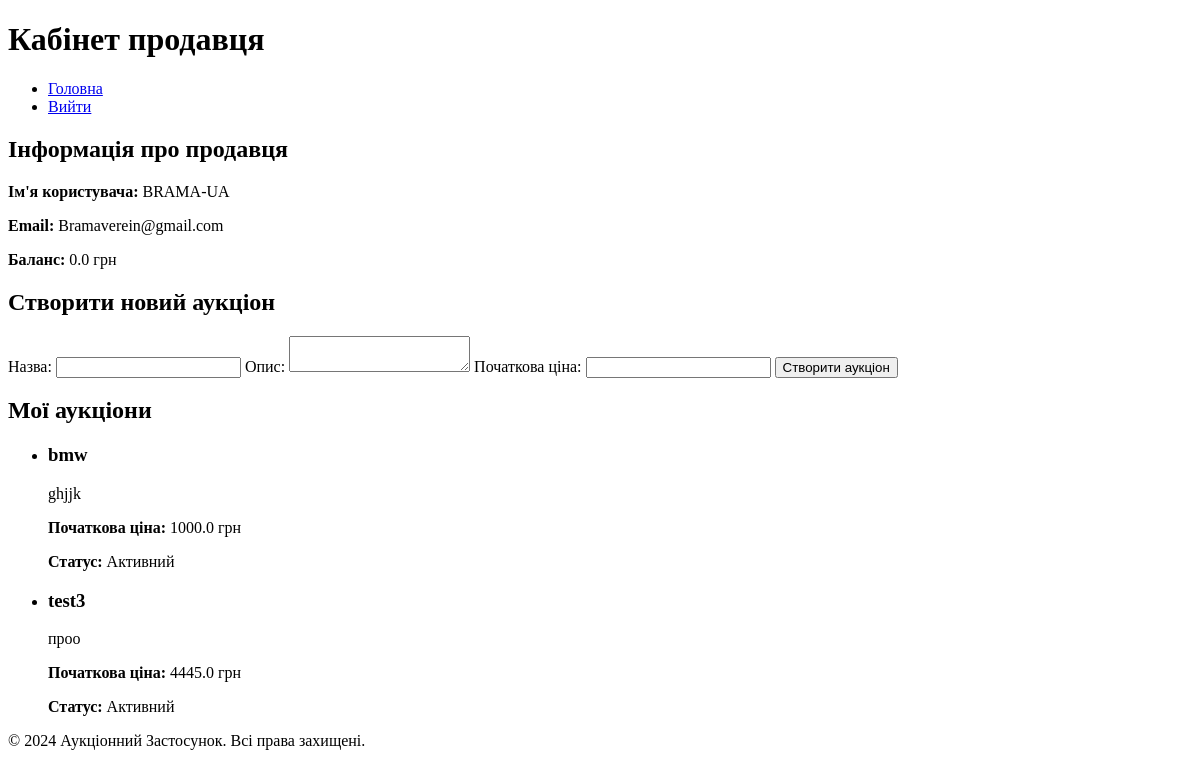
Page /user/seller/Bramaverein@gmail.com (signed in) on the earlier database version.
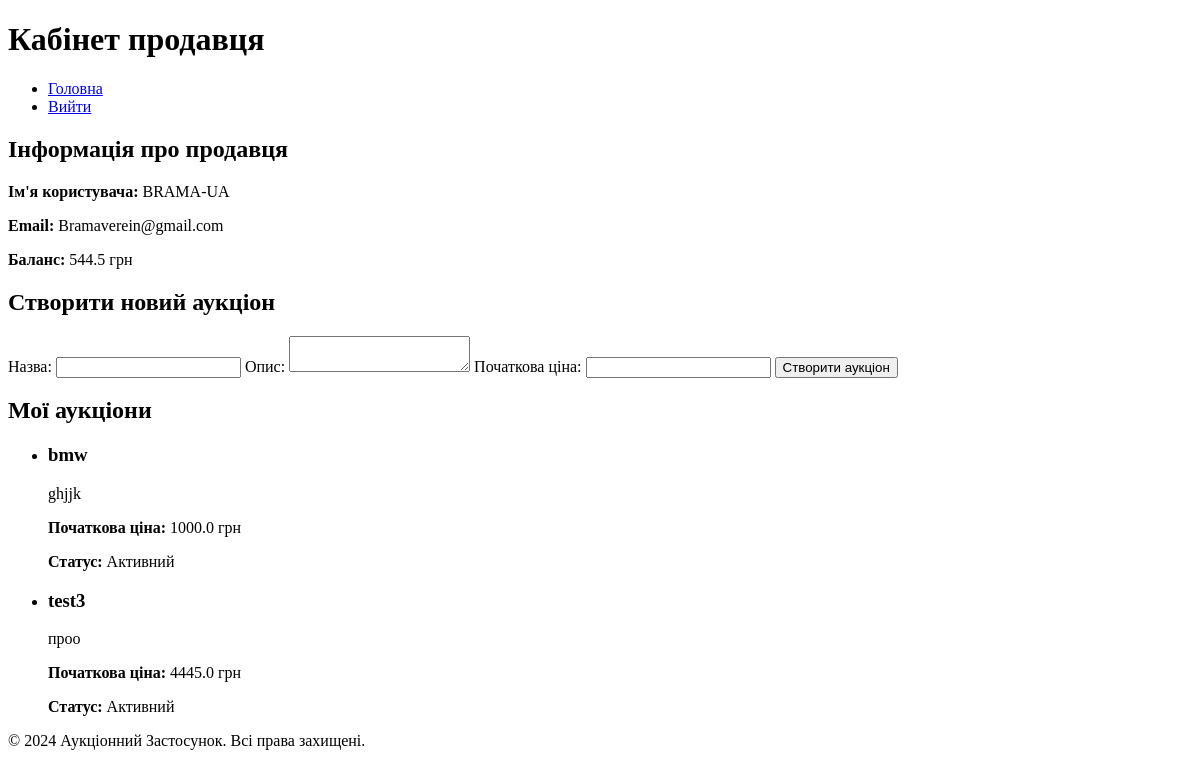
Same page on the later database version.
### app/models/user.py (models this page shows, shortened)
class User(UserMixin, db.Model):
    __tablename__ = 'users'  # Додано ім'я таблиці для ясності
    id = db.Column(db.Integer, primary_key=True)
    username = db.Column(db.String(80), nullable=False, unique=True)
    email = db.Column(db.String(120), nullable=False, unique=True)
    password_hash = db.Column(db.String(128), nullable=False)
    balance = db.Column(db.Float, default=0.0)
    user_type = db.Column(db.String(10), nullable=False)  # "buyer" або "seller"
    auctions_created = db.relationship('Auction', foreign_keys='Auction.seller_id', backref='seller', lazy=True)
    auctions_won = db.relationship('Auction', foreign_keys='Auction.winner_id', backref='winner', lazy=True)

### app/routes/user_routes.py (the view)
@user_bp.route('/seller/<string:email>', methods=['GET'])
@login_required
def seller_dashboard(email):
    if current_user.email != email:
        flash("Неавторизований доступ", 'error')
        return redirect(url_for('auth.login'))
    user = User.query.filter_by(email=email).first()
    if not user:
        flash("Користувача не знайдено", 'error')
        return redirect(url_for('auth.login'))
    auctions = Auction.query.filter_by(seller_id=user.id).all()
    return render_template('users/seller_dashboard.html', user=user, auctions=auctions)

### app/templates/users/seller_dashboard.html (shortened to what this page needs)
<!DOCTYPE html>
<html lang="uk">
<head>
    <link rel="stylesheet" href="{{ url_for('static', filename='css/styles.css') }}">
</head>
<body>
    <header>
        <h1>Кабінет продавця</h1>
        <nav>
            <ul>
                <li><a href="/">Головна</a></li>
                <li><a href="/auth/logout">Вийти</a></li>
            </ul>
        </nav>
    </header>
    <main>
        <section class="user-info">
            <h2>Інформація про продавця</h2>
            <p><strong>Ім'я користувача:</strong> {{ user.username }}</p>
            <p><strong>Email:</strong> {{ user.email }}</p>
            <p><strong>Баланс:</strong> {{ user.balance }} грн</p>
        </section>
        <section class="create-auction">
            <h2>Створити новий аукціон</h2>
            <form action="/auction/create" method="POST">
                <label for="title">Назва:</label>
                <input type="text" id="title" name="title" required>
                <label for="description">Опис:</label>
                <textarea id="description" name="description" required></textarea>
                <label for="starting_price">Початкова ціна:</label>
                <input type="number" id="starting_price" name="starting_price" required>
                <button type="submit">Створити аукціон</button>
            </form>
        </section>
        <section class="auctions">
            <h2>Мої аукціони</h2>
            {% if auctions %}
            <ul>
                {% for auction in auctions %}
                <li>
                    <h3>{{ auction.title }}</h3>
                    <p>{{ auction.description }}</p>
                    <p><strong>Початкова ціна:</strong> {{ auction.starting_price }} грн</p>
                    <p><strong>Статус:</strong> {{ 'Активний' if auction.is_active else 'Закритий' }}</p>
                </li>
                {% endfor %}
            </ul>
            {% else %}
            <p>У вас ще немає створених аукціонів.</p>
            {% endif %}
        </section>
    </main>
    <footer>
        <p>&copy; 2024 Аукціонний Застосунок. Всі права захищені.</p>
    </footer>
</body>
</html>

Differences in the rows shown:
changed User "BRAMA-UA": balance "0.0" → "544.5"
